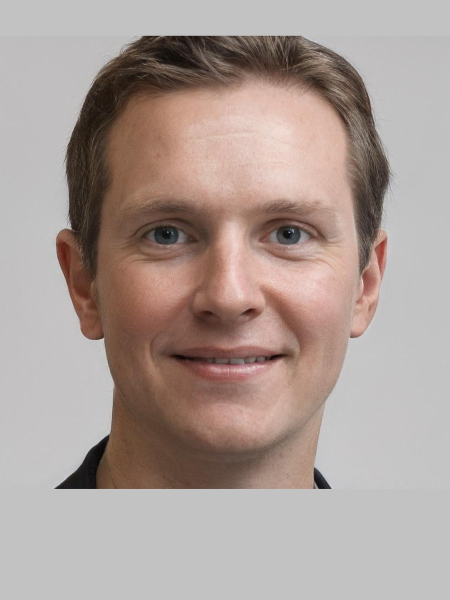
#> input picture assets/reference-portrait.jpg, 900 x 1200 px (shown at 1/2 size)
$ python generate_guidance_examples.py
#> lines starting #> are read from the running program, lines starting #| are printed output that depends on the picture
#> in main, source is the input picture: PIL image 900x1200 RGB; mean R, G, B 171.5, 156.9, 151.2
"""Generate the accepted/rejected example images used on the exam pages.

Why photographs rather than drawings: a candidate is judging their own photo
against a standard, and a diagram of a head in a box cannot tell them whether
*theirs* is cropped too tight. A photograph can.

Why one portrait rather than several: every "wrong" example is derived from the
same source frame, so framing is the only thing that differs between them. A
gallery of different people would let a reader attribute the difference to the
person instead of to the mistake.

The source is `assets/reference-portrait.jpg` -- a synthetic (GAN-generated)
face, not a photograph of any living person, so no real likeness is used to
advertise a commercial service. See `assets/README.md` for its provenance and
for why the portraits under `tests/fixtures/` must never be used here: every
one of those was chosen as an engine EDGE CASE (a side profile, a turban,
spectacles, low contrast), so using one as the ideal teaches the reverse of
the rule.

Known gap: the reference face is European. The audience is Indian candidates
and the ideal photo should look like someone they recognise. The generator
that produced it ignored its own age filter on non-default ethnicities and
returned children, so this is a placeholder to be replaced rather than a
settled choice -- drop a better portrait at the same path and re-run.

    python scripts/generate_guidance_examples.py

The script refuses to run without the source rather than falling back to a
fixture, because a wrong "ideal" is worse than a missing one.
"""

from __future__ import annotations

import math
from pathlib import Path

from PIL import Image, ImageDraw, ImageEnhance, ImageFilter

REPO_ROOT = Path(__file__).resolve().parents[1]
#: The ideal reference photograph. Deliberately *not* a `tests/fixtures/`
#: portrait -- those are engine edge cases, not the standard to match.
SOURCE = REPO_ROOT / "assets" / "reference-portrait.jpg"
OUT_DIR = REPO_ROOT / "apps" / "web" / "public" / "examples"

#: Small on purpose -- these sit beside a form and only have to communicate
#: framing. The 3:4 ratio matches the reference portrait exactly: resizing a
#: 3:4 source into a 4:5 tile squashes the face, and a platform whose first
#: principle is "never distort to hit a target" cannot ship a stretched
#: example of the thing it refuses to do.
TILE = (240, 320)
QUALITY = 82


def _passport_crop(source: Image.Image) -> Image.Image:
    """The reference, at tile size.

    The source portrait is already the ideal composition -- head centred, a
    margin above the hair, shoulders meeting the bottom edge, plain ground --
    so this is a resize rather than a crop. Everything below derives its
    mistake from *this* frame, which is what keeps framing the only variable
    between the examples.
    """
    return source.resize(TILE, Image.LANCZOS)


def _too_far(source: Image.Image) -> Image.Image:
    """The most common mistake: a full-body or half-body shot."""
    good = _passport_crop(source)
    canvas = Image.new("RGB", TILE, (232, 232, 230))
    small = good.resize((int(TILE[0] * 0.42), int(TILE[1] * 0.42)), Image.LANCZOS)
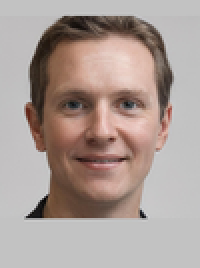
#> small: PIL image 100x134 RGB (shown 2 times larger); mean R, G, B 171.5, 156.9, 151.2
    canvas.paste(small, ((TILE[0] - small.width) // 2, int(TILE[1] * 0.12)))
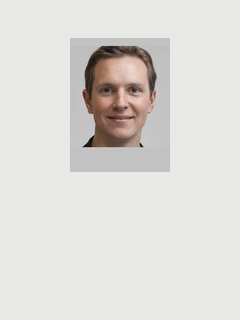
#> canvas: PIL image 240x320 RGB; mean R, G, B 221.4, 218.9, 216.2
    return canvas


def _too_tight(source: Image.Image) -> Image.Image:
    """Cropped into the hair and chin, which most portals reject."""
    width, height = source.size
#> width = 900; height = 1200
    box = (
        int(width * 0.17),
        int(height * 0.17),
        int(width * 0.83),
        int(height * 0.72),
    )
#> box = (153, 204, 747, 864)
    return source.crop(box).resize(TILE, Image.LANCZOS)
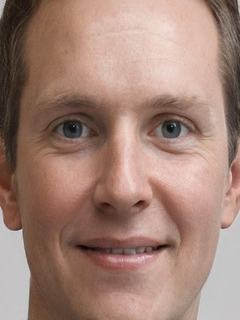
#> returned value: PIL image 240x320 RGB; mean R, G, B 161.5, 129.9, 117.7


def _blurred(source: Image.Image) -> Image.Image:
    return _passport_crop(source).filter(ImageFilter.GaussianBlur(radius=2.6))
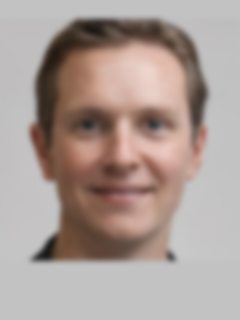
#> returned value: PIL image 240x320 RGB; mean R, G, B 171.5, 157, 151.2


def _too_dark(source: Image.Image) -> Image.Image:
    return ImageEnhance.Brightness(_passport_crop(source)).enhance(0.42)
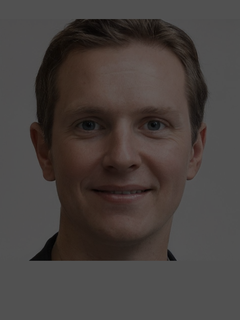
#> returned value: PIL image 240x320 RGB; mean R, G, B 71.5, 65.4, 63


def _side_shadow(source: Image.Image) -> Image.Image:
    """Uneven light across the face -- a named rejection cause on many exams."""
    good = _passport_crop(source).convert("RGB")
    shadow = Image.new("L", TILE, 255)
#> shadow: PIL image 240x320 L; every value is 255
    draw = ImageDraw.Draw(shadow)
    for x in range(TILE[0]):
        # A smooth ramp across the whole width. A steep one reads as a pasted
        # band rather than as light falling unevenly on a face.
        ratio = x / (TILE[0] - 1)
        value = int(255 * (0.30 + 0.70 * ratio**1.4))
        draw.line([(x, 0), (x, TILE[1])], fill=min(255, value))
    shadow = shadow.filter(ImageFilter.GaussianBlur(radius=26))
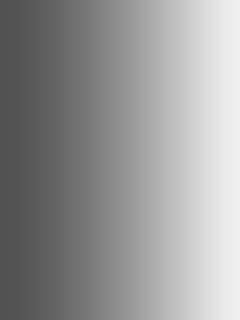
#> shadow: PIL image 240x320 L; min 81, max 240, mean 150.8
    black = Image.new("RGB", TILE, (0, 0, 0))
#> black: PIL image 240x320 RGB; every value is 0
    return Image.composite(good, black, shadow)
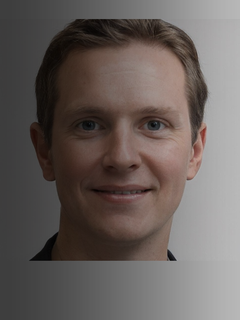
#> returned value: PIL image 240x320 RGB; mean R, G, B 103.4, 95.1, 91.9


def _pen(
    draw: ImageDraw.ImageDraw,
    control: list[tuple[float, float]],
    start_width: float,
    end_width: float,
    slant: float = 0.18,
) -> list[tuple[float, float]]:
    """Stroke a Bezier with a width that tapers, like a pen leaving paper.

    Constant-width lines are what make a drawn "signature" read as a squiggle:
    real handwriting varies with pressure and speed. The slant shears the whole
    stroke, which is what gives cursive its forward lean.
    """
    n = len(control) - 1
    steps = 110
    points: list[tuple[float, float]] = []
    for step in range(steps + 1):
        t_ = step / steps
        x = y = 0.0
        for index, (px, py) in enumerate(control):
            basis = math.comb(n, index) * (t_**index) * ((1 - t_) ** (n - index))
            x += px * basis
            y += py * basis
        points.append((x - y * slant, y))

    for index in range(len(points) - 1):
        ratio = index / max(1, len(points) - 2)
        width = max(1.0, start_width + (end_width - start_width) * ratio)
        draw.line([points[index], points[index + 1]], fill=(16, 16, 24), width=int(round(width)))
        # Round the joins so a tapering stroke does not read as facets.
        if width > 2:
            r = width / 2
            cx, cy = points[index]
            draw.ellipse([cx - r, cy - r, cx + r, cy + r], fill=(16, 16, 24))
    return points


def _signature(good: bool) -> Image.Image:
    """A signature written as a signature.

    Composed as cursive letterforms with tapering strokes and a forward slant,
    rather than an abstract wave -- a candidate comparing their own signature
    against this has to recognise it as handwriting for the comparison to mean
    anything.

    The rejected variant is the same mark running off the edge of the paper.
    That is the one failure the ink pipeline cannot repair: a clipped stroke is
    no longer the candidate's signature, and no amount of cleaning restores it.
    """
#> called with good = True
    size = (420, 170)
#> size = (420, 170)
    canvas = Image.new("RGB", size, (255, 255, 255))
#> canvas: PIL image 420x170 RGB; every value is 255
    draw = ImageDraw.Draw(canvas)

    # Written off the left edge for the rejected variant.
    dx = -104.0 if not good else 0.0
    base = 112.0

    def at(x: float, y: float) -> tuple[float, float]:
        return (x + dx, y)

    # Capital R: stem, bowl, leg.
    _pen(draw, [at(74, 42), at(66, 74), at(60, 100), at(58, base)], 3.0, 5.0)
    _pen(draw, [at(74, 44), at(112, 34), at(120, 66), at(80, 74)], 4.5, 3.0)
    _pen(draw, [at(84, 74), at(104, 86), at(112, 100), at(126, base + 4)], 3.0, 4.5)

    # Connecting run into a cursive "a".
    _pen(draw, [at(126, base + 4), at(140, 96), at(150, 78), at(162, 76)], 4.0, 3.0)
    _pen(draw, [at(162, 76), at(140, 78), at(138, 108), at(164, 104)], 3.0, 3.5)
    _pen(draw, [at(164, 76), at(168, 92), at(166, 104), at(176, base)], 3.0, 4.0)

    # "n" -- two shoulders.
    _pen(draw, [at(176, base), at(182, 92), at(184, 78), at(190, 76)], 3.5, 3.0)
    _pen(draw, [at(190, 76), at(204, 74), at(206, 92), at(206, base)], 3.0, 3.5)
    _pen(draw, [at(206, 96), at(212, 78), at(224, 74), at(230, 96)], 3.0, 3.5)

    # Trailing flourish that lifts away, as a real hand does.
    _pen(draw, [at(230, 96), at(262, 116), at(300, 74), at(348, 60)], 4.0, 1.2)

    # Underline swash, thinning to nothing.
    _pen(draw, [at(66, 136), at(150, 150), at(250, 138), at(340, 122)], 3.2, 1.0, slant=0.0)

    if not good:
        # The paper edge the mark has run past.
        draw.line([(0, 0), (0, size[1])], fill=(210, 210, 210), width=2)
    return canvas


def main() -> int:
    if not SOURCE.exists():
        print(f"No reference portrait at {SOURCE}.")
        print()
        print("It must be the photo a candidate should be trying to match:")
        print("  - facing the camera square on, looking into the lens")
        print("  - neutral expression, eyes open, nothing covering the face")
        print("  - even light, no shadow across the face")
        print("  - plain light background")
        print("  - head and shoulders, portrait orientation, >= 800px tall")
        print()
        print("A synthetic/AI-generated face is preferred: no real person's")
        print("likeness is then used to advertise a commercial service.")
        print()
        print("Refusing to fall back to a test fixture -- those are engine edge")
        print("cases (side profile, turban, spectacles), and a wrong 'ideal'")
        print("teaches the wrong lesson.")
        return 1

    OUT_DIR.mkdir(parents=True, exist_ok=True)
    source = Image.open(SOURCE).convert("RGB")

    outputs = {
        "photo-good.jpg": _passport_crop(source),
        "photo-too-far.jpg": _too_far(source),
        "photo-too-tight.jpg": _too_tight(source),
        "photo-blurred.jpg": _blurred(source),
        "photo-too-dark.jpg": _too_dark(source),
        "photo-shadow.jpg": _side_shadow(source),
        "signature-good.jpg": _signature(good=True),
        "signature-clipped.jpg": _signature(good=False),
    }

    for name, image in outputs.items():
        path = OUT_DIR / name
        image.save(path, "JPEG", quality=QUALITY, optimize=True)
        print(f"{name:26s} {path.stat().st_size / 1024:6.1f} KB")
#> this loop made 1 pass
#> name on pass 1: 'photo-good.jpg'

    return 0


if __name__ == "__main__":
#> (the run stopped early here; a loop or call above may not have finished)
